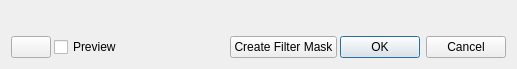
<?xml version="1.0" encoding="UTF-8"?>
<ui version="4.0">
 <class>FilterDialog</class>
 <widget class="QDialog" name="FilterDialog">
  <property name="geometry">
   <rect>
    <x>0</x>
    <y>0</y>
    <width>517</width>
    <height>69</height>
   </rect>
  </property>
  <property name="sizePolicy">
   <sizepolicy hsizetype="Preferred" vsizetype="Preferred">
    <horstretch>0</horstretch>
    <verstretch>0</verstretch>
   </sizepolicy>
  </property>
  <property name="minimumSize">
   <size>
    <width>0</width>
    <height>0</height>
   </size>
  </property>
  <property name="windowTitle">
   <string>Dialog</string>
  </property>
  <layout class="QVBoxLayout" name="verticalLayout">
   <property name="spacing">
    <number>12</number>
   </property>
   <item>
    <widget class="KisFilterSelectorWidget" name="filterSelection">
     <property name="sizePolicy">
      <sizepolicy hsizetype="Expanding" vsizetype="Expanding">
       <horstretch>0</horstretch>
       <verstretch>0</verstretch>
      </sizepolicy>
     </property>
    </widget>
   </item>
   <item>
    <layout class="QHBoxLayout" name="horizontalLayout_3" stretch="0,0,0,0,0">
     <property name="spacing">
      <number>3</number>
     </property>
     <property name="topMargin">
      <number>0</number>
     </property>
     <item>
      <widget class="QPushButton" name="filterGalleryToggle">
       <property name="text">
        <string notr="true"/>
       </property>
       <property name="checkable">
        <bool>true</bool>
       </property>
      </widget>
     </item>
     <item>
      <widget class="QCheckBox" name="checkBoxPreview">
       <property name="text">
        <string>Preview</string>
       </property>
      </widget>
     </item>
     <item>
      <spacer name="horizontalSpacer_2">
       <property name="orientation">
        <enum>Qt::Horizontal</enum>
       </property>
       <property name="sizeHint" stdset="0">
        <size>
         <width>1</width>
         <height>20</height>
        </size>
       </property>
      </spacer>
     </item>
     <item>
      <widget class="QPushButton" name="pushButtonCreateMaskEffect">
       <property name="enabled">
        <bool>true</bool>
       </property>
       <property name="text">
        <string>Create Filter Mask</string>
       </property>
      </widget>
     </item>
     <item>
      <widget class="QDialogButtonBox" name="buttonBox">
       <property name="sizePolicy">
        <sizepolicy hsizetype="Maximum" vsizetype="Fixed">
         <horstretch>0</horstretch>
         <verstretch>0</verstretch>
        </sizepolicy>
       </property>
       <property name="standardButtons">
        <set>QDialogButtonBox::Cancel|QDialogButtonBox::Ok</set>
       </property>
      </widget>
     </item>
    </layout>
   </item>
  </layout>
 </widget>
 <customwidgets>
  <customwidget>
   <class>KisFilterSelectorWidget</class>
   <extends>QWidget</extends>
   <header>widgets/kis_filter_selector_widget.h</header>
   <container>1</container>
  </customwidget>
 </customwidgets>
 <resources/>
 <connections/>
</ui>
